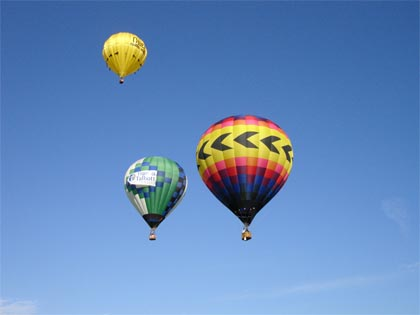
%> input picture Color/balloon.jpg, 420 x 315 px
$ octave dip2_6.m   (GNU Octave 9; MATLAB toolbox functions it lacks are replaced by stand-ins)
%> lines starting %> are read from the running program, lines starting %| are printed output that depends on the picture
% Edge detection in a RGB image
% Soble mask is used for the operation

clear all;
close all;
input_image=imread('balloon.jpg');
%> input_image is the input picture: size 315x420x3 uint8; mean R, G, B 101.2, 138.5, 188.8
r=input_image(:,:,1);
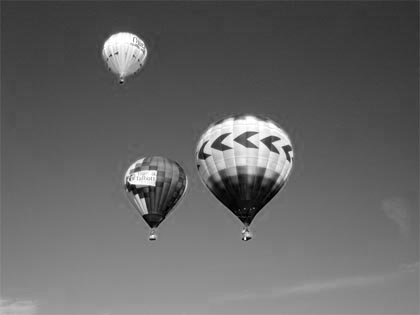
%> r: size 315x420 uint8; min 0, max 255, mean 101.2
b=input_image(:,:,2);
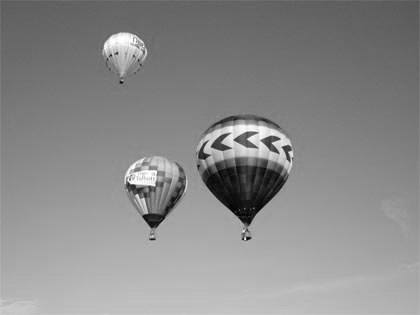
%> b: size 315x420 uint8; min 0, max 255, mean 138.5
g=input_image(:,:,3);
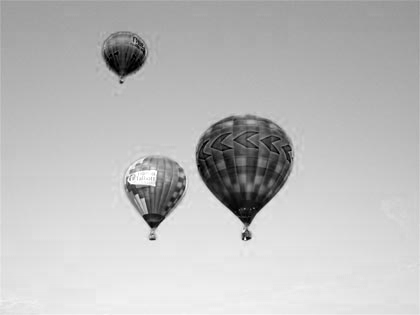
%> g: size 315x420 uint8; min 0, max 255, mean 188.8

grad_filt=[-1,-2,-1;0,0,0;1,2,1]; %Sobel operator horizontal mask
red  =padarray(r,[1,1]);
blue =padarray(b,[1,1]);
green=padarray(g,[1,1]);

image_r=double(red);
image_b=double(blue);
image_g=double(green);

s=size(image_r);
%> s = [317 422]
row=s(1);
%> row = 317
column=s(2);
%> column = 422

for k=1:row-2
   for l=1:column-2
       red(k,l)  =sum(sum(grad_filt.*image_r(k:k+2,l:l+2)));
       blue(k,l) =sum(sum(grad_filt.*image_b(k:k+2,l:l+2)));
       green(k,l)=sum(sum(grad_filt.*image_g(k:k+2,l:l+2)));
   end
end
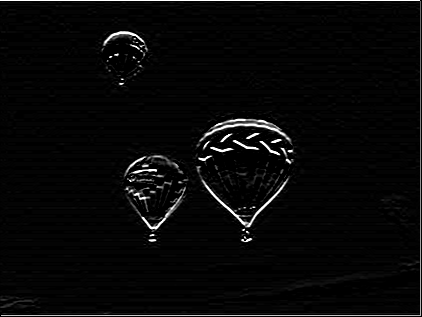
%> blue: size 317x422 uint8; min 0, max 255, mean 8.2
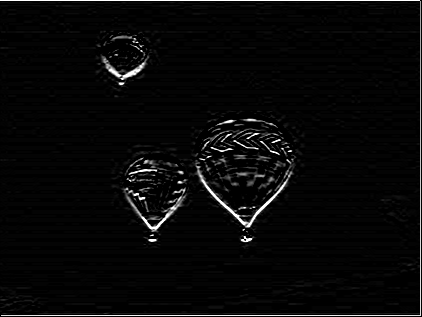
%> green: size 317x422 uint8; min 0, max 255, mean 8.4
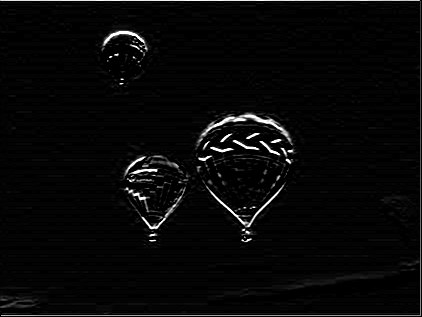
%> red: size 317x422 uint8; min 0, max 255, mean 8

output_image2=cat(3, red, green, blue);
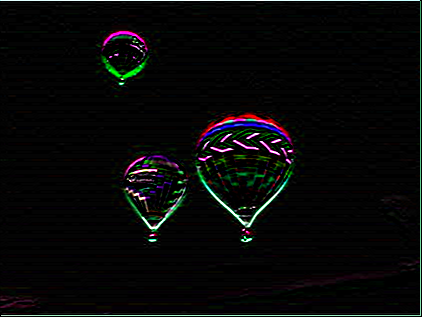
%> output_image2: size 317x422x3 uint8; mean R, G, B 8, 8.4, 8.2
imshow(output_image2)
